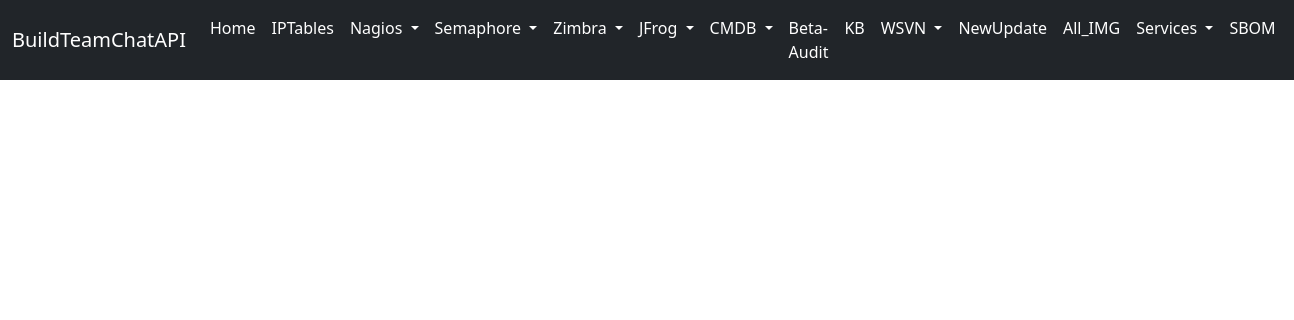
/img, run on an earlier commit of the app's database.
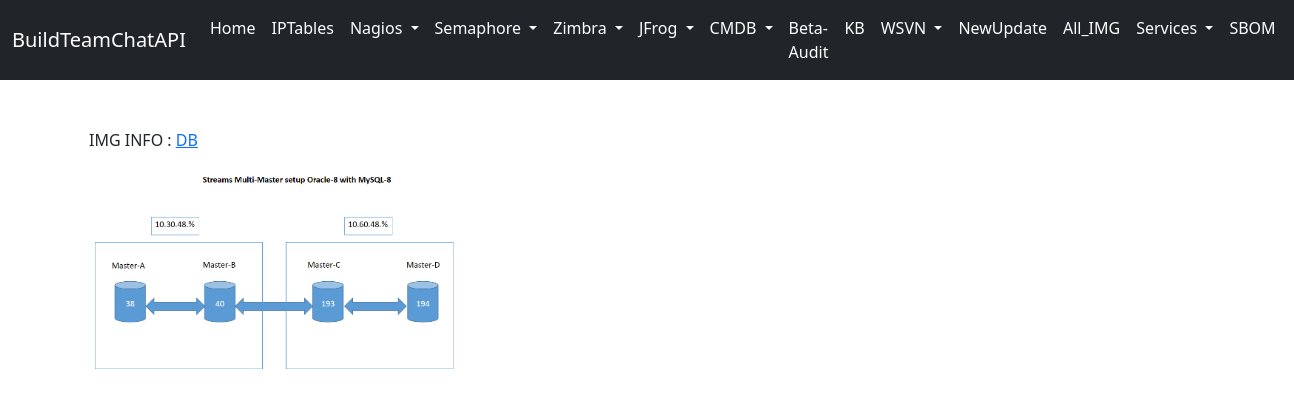
And on a later commit of the database.
### Home/models.py (models this page shows)
class All_IMG(models.Model):
    title = models.CharField(max_length=20)
    photo = models.ImageField(upload_to='pics')

### Home/views.py (the view)
# urls.py: path("img", views.images, name='img' ),
def images(request):
    img = All_IMG.objects.all()
    context = {
    'img' : img
    }
    return render(request,'All_IMG.html', context)

### Home/templates/All_IMG.html (shortened to what this page needs)
{% extends 'base.html' %}
{% block body %}<br><br>
<div class="container">
 {% for x in img %}
 <p>IMG INFO : <a href="{{ x.photo.url }}">{{ x.title }} </a> <br>
 <div class="col-md-4">
     <a href="{{ x.photo.url }}">
       <img src="{{ x.photo.url }}" alt="Lights" style="width:100%">
     </a>
 </div>
 {% endfor %}
{% endblock body %}

### Home/templates/base.html (shortened to what this page needs)
<!doctype html>
<html lang="en">
  <head>
    <link href="https://cdn.jsdelivr.net/npm/bootstrap@5.1.3/dist/css/bootstrap.min.css" rel="stylesheet">
  </head>
  <body>
    <nav class="navbar navbar-expand-lg navbar-dark bg-dark sticky">
        <div class="container-fluid">
          <a class="navbar-brand" href="/">BuildTeamChatAPI</a>
          <div class="collapse navbar-collapse" id="navbarSupportedContent">
            <ul class="navbar-nav me-auto mb-2 mb-lg-0">
              <li class="nav-item">
                <a class="nav-link active" aria-current="page" href="/">Home</a>
              </li>
              <li class="nav-item">
                <a class="nav-link active" href="/IPTables" target="_blank">IPTables</a>
              </li>
              <li class="nav-item dropdown">
                <a class="nav-link dropdown-toggle active" href="#" id="navbarDropdown" role="button" data-bs-toggle="dropdown" aria-expanded="false">
                  Nagios
                </a>
              </li>
              <li class="nav-item dropdown">
                <a class="nav-link dropdown-toggle active" href="#" id="navbarDropdown" role="button" data-bs-toggle="dropdown" aria-expanded="false">
                  Semaphore
                </a>
              </li>
              <li class="nav-item dropdown">
                <a class="nav-link dropdown-toggle active" href="#" id="navbarDropdown" role="button" data-bs-toggle="dropdown" aria-expanded="false">
                  Zimbra
                </a>
              </li>
              <li class="nav-item dropdown">
                <a class="nav-link dropdown-toggle active" href="#" id="navbarDropdown" role="button" data-bs-toggle="dropdown" aria-expanded="false">
                  JFrog
                </a>
              </li>
                 <li class="nav-item dropdown">
                <a class="nav-link dropdown-toggle active" href="#" id="navbarDropdown" role="button" data-bs-toggle="dropdown" aria-expanded="false">
                  CMDB
                </a>
              </li>
              <li class="nav-item">
                <a class="nav-link active" aria-current="page" href="http://10.30.48.116/inventory/Beta_all.html" target="_blank">Beta-Audit</a>
              </li>
              <li class="nav-item">
                <a class="nav-link active" href="http://192.168.2.17/books/" target="_blank">KB</a>
              </li>
              <li class="nav-item dropdown">
                <a class="nav-link dropdown-toggle active" href="#" id="navbarDropdown" role="button" data-bs-toggle="dropdown" aria-expanded="false">
                  WSVN
                </a>
              </li>
              <li class="nav-item">
                <a class="nav-link active" aria-current="page" href="/checkupdate">NewUpdate</a>
              </li>
              <li class="nav-item">
                <a class="nav-link active" aria-current="page" href="/img">All_IMG</a>
              </li>
              <li class="nav-item dropdown">
                <a class="nav-link dropdown-toggle active" href="#" id="navbarDropdown" role="button" data-bs-toggle="dropdown" aria-expanded="false">
                  Services
                </a>
              </li>
              <li class="nav-item">
                <a class="nav-link active" href="http://192.168.1.243/SBOM/" target="_blank">SBOM</a>
              </li>
            </ul>
          </div>
        </div>
      </nav>
{% block body %}{% endblock body %}
  </body>
</html>

What changed in the data, as far as the page shows it:
added All_IMG: title "DB", photo (picture)
